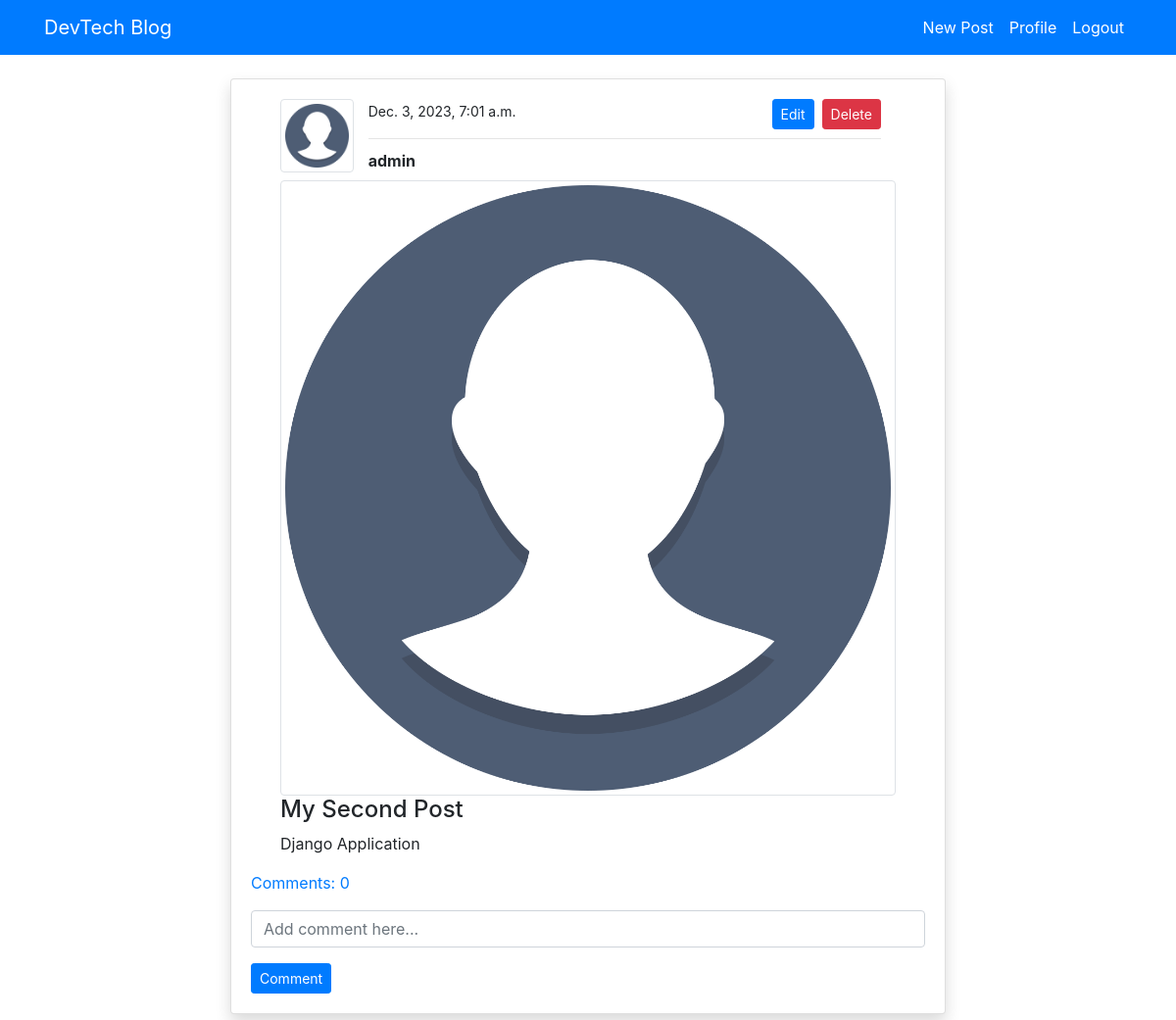
Page /post_detail/2/ (signed in) on the committed database.
### blog/models.py (models this page shows, shortened)
class PostModel(models.Model):
    title = models.CharField(max_length=100)
    content = models.TextField()
    author = models.ForeignKey(User, on_delete=models.CASCADE)
    date_created = models.DateTimeField(auto_now_add=True)
    image = models.ImageField(default='default_post.png', upload_to='post_pictures', validators=[FileExtensionValidator(['png','jpg'])])
    is_approved = models.BooleanField(default=False)
    class Meta:
        ordering = ('-date_created',)
    def comment_count(self):
        return self.comment_set.all().count()
    def comments(self):
        return self.comment_set.all()

### users/models.py (models this page shows, shortened)
class ProfileModel(models.Model):
    user =models.OneToOneField(User, on_delete=models.CASCADE)
    image = models.ImageField(default='default.png', upload_to='profile', validators=[FileExtensionValidator(['png','jpg'])])

### blog/views.py (the view)
# urls.py: path('post_detail/<int:pk>/', views.post_detail , name='blog-post-detail'),
@login_required
def post_detail(request,pk):
    post = PostModel.objects.get(id=pk)
    if request.method == 'POST':
        c_form = CommentForm(request.POST)
        if c_form.is_valid():
            instance = c_form.save(commit=False)
            instance.user = request.user
            instance.post = post
            instance.save()
            return redirect ('blog-post-detail',pk=post.id)
    else:
        c_form = CommentForm()
    context = {
        'post':post,
        'c_form':c_form,
    }
    return render(request,'blog/post_detail.html',context)

### blog/forms.py
class CommentForm(forms.ModelForm):
    content = forms.CharField(label='',widget=forms.TextInput(attrs={'placeholder': 'Add comment here...'}))
    class Meta:
        model = Comment
        fields = ('content',)

### templates/blog/post_detail.html (shortened to what this page needs)
{% extends 'partials/base.html' %}
{% load crispy_forms_tags %}
{% block content %}
<div class="container">
    <div class="row mt-5 pt-3">
        <div class="col-md-8 offset-md-2">
<div class="card my-3 shadow" >
    <div class="card-body">
        <div class="col-md-12">
            <div class="col-md-12 row">
              <div class="col-md-2">
                <img class="img-thumbnail" src="{{ post.author.profilemodel.image.url }}" alt="profile-img">
              </div>
              <div class="col-md-10 p-0">
                <small>{{ post.date_created }}</small>
                {% if post.author == request.user%}
                <span>
                    <a class="btn btn-danger float-right btn-sm" href="{% url 'blog-post-delete' post.id %}">Delete</a>
                    <a class="btn btn-primary float-right mx-2 btn-sm" href="{% url 'blog-post-edit' post.id %}">Edit</a>
                </span>
                {% endif %}
                <hr style="margin-bottom: 10px;">
                <strong>
                  {{post.author}}
                </strong>
              </div>
              </div>
            <div class="col-md-12 pt-2">
                <img class="img-thumbnail" src="{{ post.image.url }}" alt="post_img">
                <h4>{{ post.title }}</h4>
                <p>
                    {{ post.content }}
                </p>
            </div>
        </div>
        <p class="mt-3">
            <a class="" data-toggle="collapse" href="#collapseExample" role="button" aria-expanded="false" aria-controls="collapseExample">
              Comments: {{ post.comment_count }}
            </a>
          </p>
          <form method="POST">
            {{ c_form|crispy }}
            <input class="btn btn-primary btn-sm" type="submit" value="Comment">
          </form>
    </div>
</div>
    </div>
    </div>
</div>
{% endblock %}

### rows in the picture
PostModel: author.profilemodel.image (placeholder picture), date_created "Dec. 3, 2023, 7:01 a.m.", author "admin", image (placeholder picture), title "My Second Post", content "Django Application", comment_count "0"
